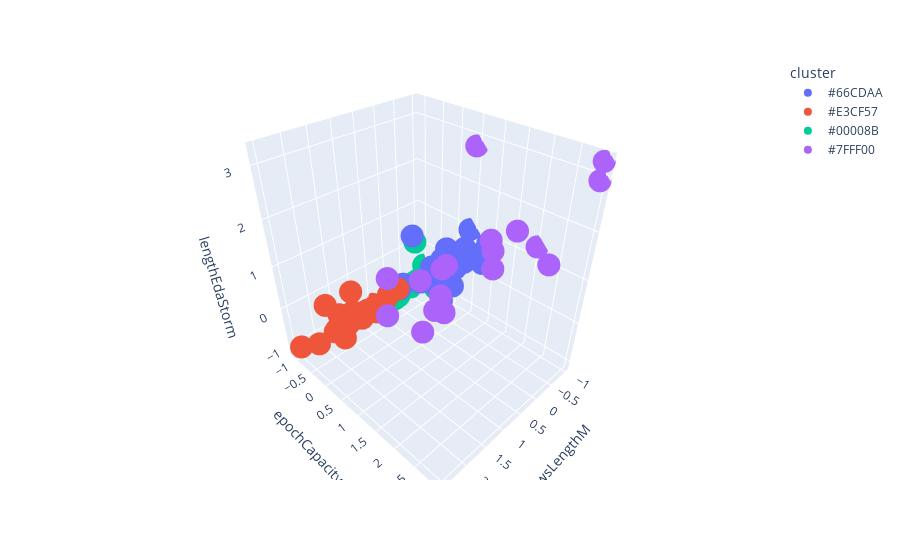

Notebook cell for this chart:
### Code cell
px.scatter_3d(final_cluster_df, x='swsLengthM', y='epochCapacity', z='lengthEdaStorm',color='cluster')
